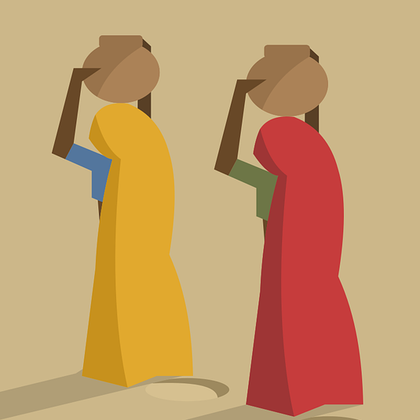
%> input picture test.png, 420 x 420 px, shrunk from 535 x 535 before the run
$ octave filter.m   (GNU Octave 9; MATLAB toolbox functions it lacks are replaced by stand-ins)
%> lines starting %> are read from the running program, lines starting %| are printed output that depends on the picture
I = imread('C:\Users\priya\Downloads\test.png');
%> I is the input picture: size 420x420x3 uint8; mean R, G, B 197.1, 156, 108.2
%imshow(I);
size(I);
grayImage = rgb2gray(I);
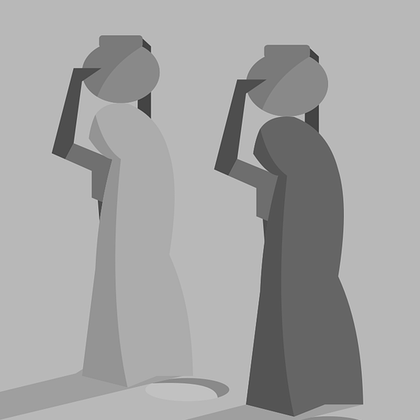
%> grayImage: size 420x420 uint8; min 46, max 204, mean 162.8
oldImageSize = size(grayImage);
%> oldImageSize = [420 420]

%applying padding zero
newImage = zeros(oldImageSize(1)+4, oldImageSize(2)+4);
newImage = uint8(newImage);
mLength = size(newImage);
%> mLength = [424 424]
k=1;
l=1;
for i=1:oldImageSize(1)
    for j=1:oldImageSize(2)
        a = grayImage(i,j);
        newImage(i+2,j+2) = a;
        %l = l+1;
    end
    %k = k+1;
end
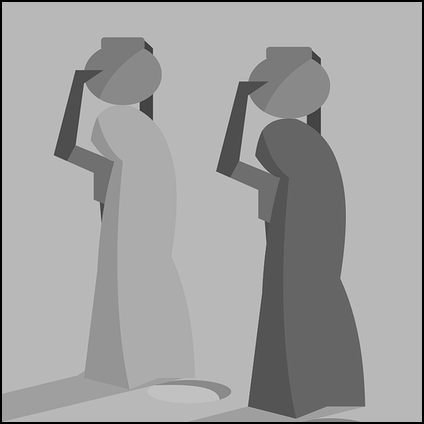
%> newImage: size 424x424 uint8; min 0, max 204, mean 159.8

%plotting original gray image with padding
subplot(1,2,1)
imshow(newImage)
title('Original Image')

%empty matrix for filtered image
filteredImage = uint8(zeros(oldImageSize(1)+4, oldImageSize(2)+4));

%average filter
for i=3:oldImageSize(1)+2
    for j=3:oldImageSize(2)+2
        t = {newImage(i-1,j+1),newImage(i,j+1),newImage(i+1,j+1),newImage(i-1,j),newImage(i,j),newImage(i+1,j),newImage(i-1,j-1),newImage(i,j-1),newImage(i+1,j-1)};
        total = double(0);
        val=double(0);
            for index=1:9
                val = double(t{index});
                total = double(total + val);
            end

        avg=total/9;
        filteredImage(i,j) = (uint8(avg));
        %l = l+1;
    end
    %k = k+1;
end

%plotting the filtered image
subplot(1,2,2)
imshow(filteredImage)
title('Average Filtered Image')
